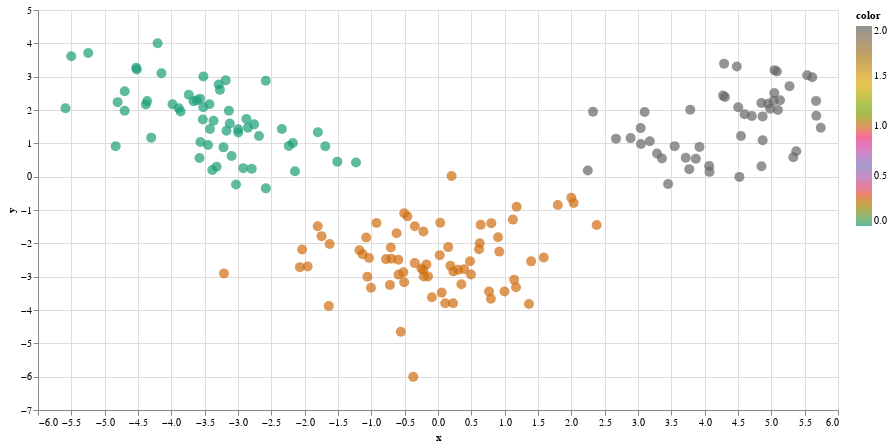

Notebook source saved alongside this figure:
### Code cell
projector = LinearDiscriminantAnalysis(n_components=2)
wine_points = projector.fit_transform(wine_X,wine_y)
interactiveDraw(wine_points[:,0],wine_points[:,1],wine_y,wine_y)

### Figure 1 — Vega-Lite specification as saved in the notebook (floating-point values rounded to 4 significant figures; data arrays with more than 128 entries replaced by an {"elided": "..."} marker saying what was removed)
{"config": {"view": {"continuousWidth": 300, "continuousHeight": 300}}, "data": {"name": "data-379ce69a41b052da6b52808556cb1f57"}, "mark": {"type": "circle", "size": 100}, "encoding": {"color": {"field": "color", "scale": {"scheme": "dark2"}, "type": "quantitative"}, "tooltip": [{"field": "label", "type": "quantitative"}], "x": {"field": "x", "type": "quantitative"}, "y": {"field": "y", "type": "quantitative"}}, "height": 400, "params": [{"name": "param_3", "select": {"type": "interval", "encodings": ["x", "y"]}, "bind": "scales"}], "width": 800, "$schema": "https://vega.github.io/schema/vega-lite/v5.14.1.json", "datasets": {"data-379ce69a41b052da6b52808556cb1f57": {"elided": "178 records"}}}
